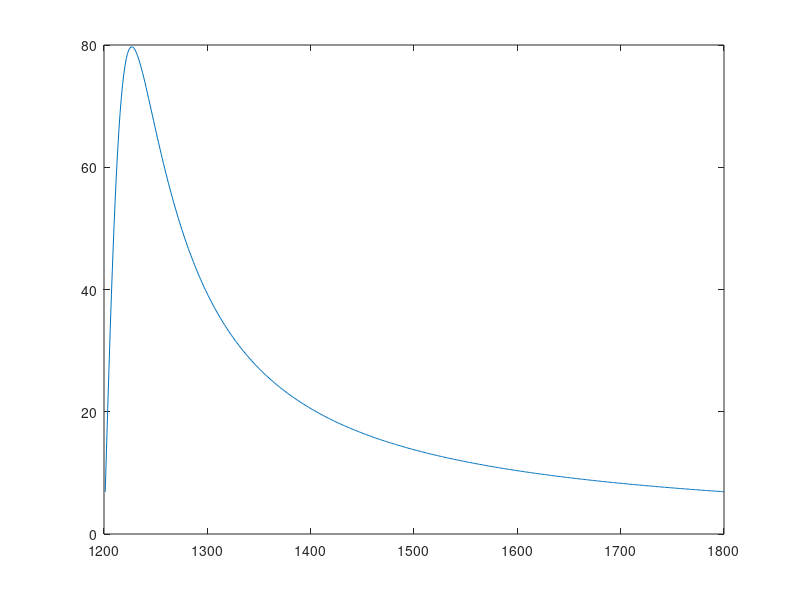

This chart was generated by the following MATLAB code: (Note: this script raises an error after producing the figure.)
%% 6 phase 
% Parallel
R1=0.000789831;
X1=0.0126978;
R2=0.00052717;
X2=0.0112829;
Rc=22.2001;
Xm=0.359696;

% Series 
% R1=0.00315932;
% X1=0.0510511;
% R2=0.00210868
% % R2=0.008
% X2=0.0451316
% % X2=0.02
% Rc=88.8006;
% Xm=1.43878;

Jm= 2;
fs=60;

L1=X1/2/pi/fs
L2=X2/2/pi/fs
Lm=Xm/2/pi/fs
s=-0.5:0.001:0;

Z1= R1+1i*X1;
Z2= 1/(1/Rc + 1/(1i*Xm));
Z3=R2+1i*X2;
Z4=R2.*(1-s)./s;

Zth=1/(1/Z1+1/Z2);
Rth=real(Zth);
Xth=imag(Zth);
Zin6= (Zth+Z3)*ones(size(Z4))+Z4;

Vin=700/sqrt(3);
Vth= abs(Z2/(Z2+Z1)*Vin);
ws=2*pi*fs;
Te6= 3*(3*Vth^2./((Rth+(R2./s)).^2+(Xth+X2).^2)).*(R2./(s*ws));
w=1-s;


figure();
plot(fs*20*w,abs(Te6/1000))
hold on
plot(H_z,abs(Torque))

%%
opts = delimitedTextImportOptions("NumVariables", 2);
opts.DataLines = [2, Inf];
opts.Delimiter = ",";
opts.VariableNames = ["H_z", "Torque"];
opts.VariableTypes = ["double", "double"];
opts.ExtraColumnsRule = "ignore";
opts.EmptyLineRule = "read";
tbl = readtable("D:\Github\Studies\WindTurbine\Giris Torku vs Hiz2.csv", opts);
H_z = tbl.H_z;
Torque = tbl.Torque;
clear opts tbl

% Create figure
figure1 = figure;
axes1 = axes('Parent',figure1,...
    'Position',[0.13 0.111618122977346 0.775 0.815]);
hold(axes1,'on');
plot(fs*20*w,abs(Te6/1000),'DisplayName','Equivalent Circuit Model','LineWidth',1,...
    'Color',[1 0 0]);

% Create plot
plot(H_z,abs(Torque),'SeriesIndex',3,'DisplayName','Rmxprt Model',...
    'LineWidth',1,...
    'Color',[0 0 1]);

% Create ylabel
ylabel({'Torque (kN.m)'});

% Create xlabel
xlabel({'Speed (RPM)'});

box(axes1,'on');
grid(axes1,'on');
hold(axes1,'off');
% Set the remaining axes properties
set(axes1,'FontName','Times New Roman','FontSize',15,'GridAlpha',0.5,...
    'GridColor',[0 0 0],'LineWidth',1,'MinorGridAlpha',0.5,'MinorGridColor',...
    [0 0 0],'XMinorGrid','on','YMinorGrid','on');
% Create legend
legend1 = legend(axes1,'show');
set(legend1,...
    'Position',[0.472049498551226 0.6084142394822 0.397973941134993 0.117179070998229],...
    'FontSize',15);

